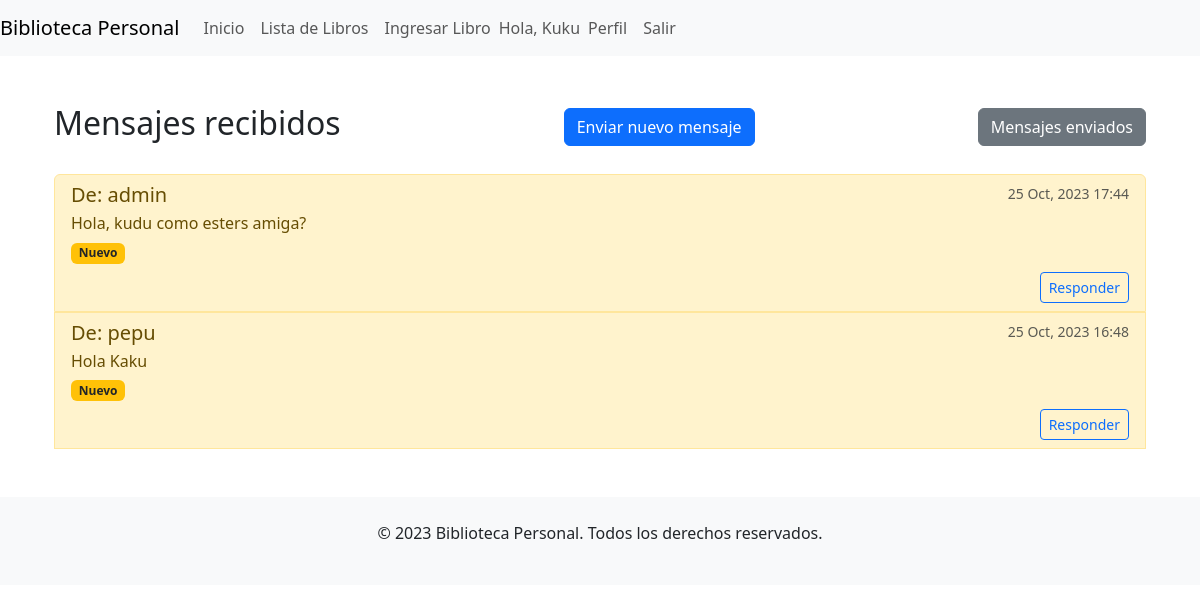
The app's page /mensajes/bandeja_entrada/ (signed in), older data.
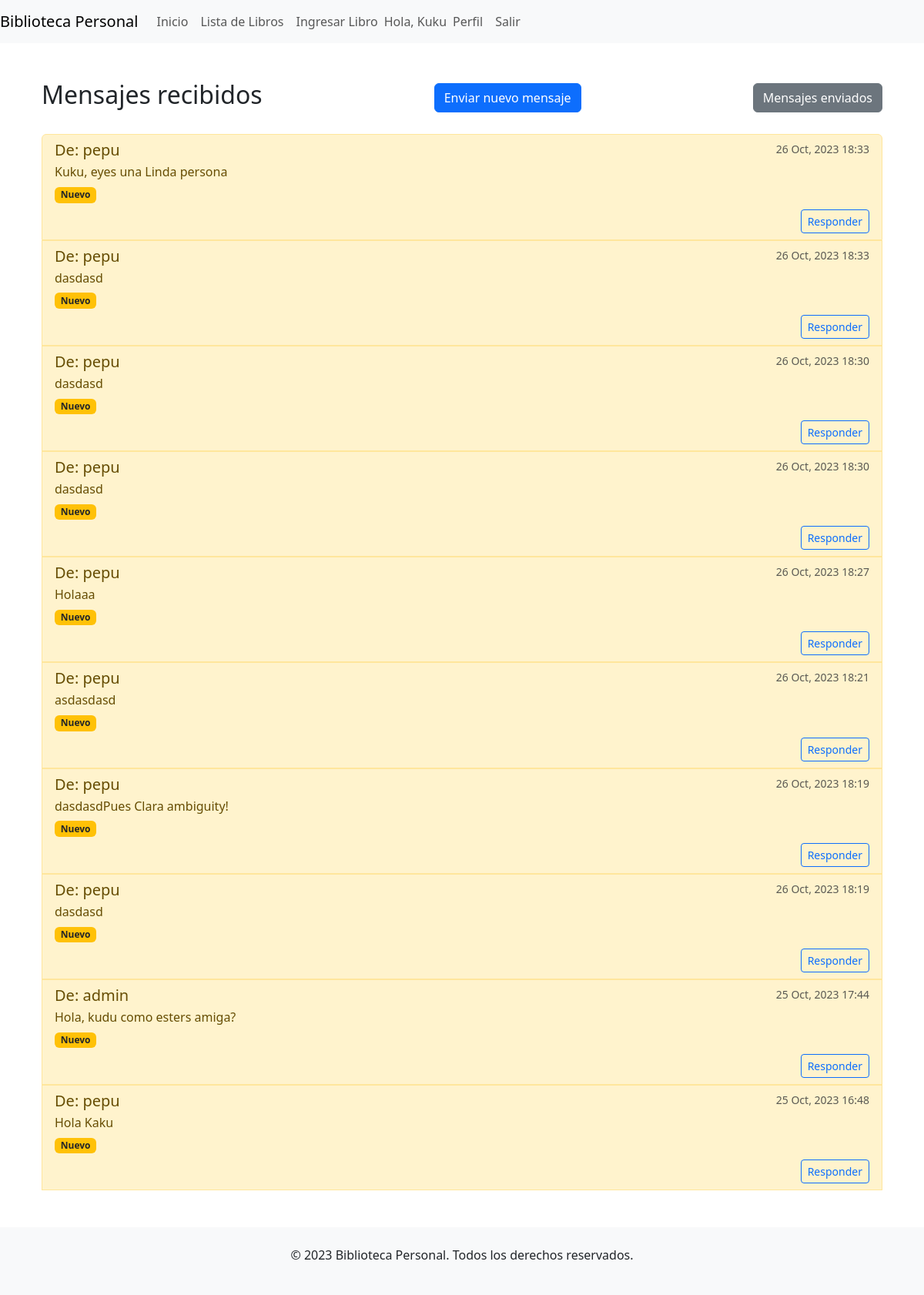
The same page, newer data.
### mensajeria/models.py (models this page shows, shortened)
class Mensaje(models.Model):
    emisor = models.ForeignKey(User, related_name='mensajes_enviados', on_delete=models.CASCADE)
    receptor = models.ForeignKey(User, related_name='mensajes_recibidos', on_delete=models.CASCADE)
    contenido = models.TextField()
    fecha_enviado = models.DateTimeField(auto_now_add=True)
    leido = models.BooleanField(default=False)
    mensaje_original = models.ForeignKey('self', null=True, blank=True, on_delete=models.SET_NULL, related_name='respuestas')

### mensajeria/views.py (the view)
# urls.py: path('bandeja_entrada/', views.bandeja_entrada, name='bandeja_entrada'),
@login_required
def bandeja_entrada(request):
    mensajes_recibidos = Mensaje.objects.filter(receptor=request.user).order_by('-fecha_enviado')
    form = MensajeForm()  # Añade esta línea para incluir el formulario
    return render(request, 'mensajeria/bandeja_entrada.html', {'mensajes': mensajes_recibidos, 'form': form})

### mensajeria/templates/mensajeria/bandeja_entrada.html (shortened to what this page needs)
{% extends "inicio/homepage.html" %} {% block content %}
<div class="container mt-5 mb-5">
  <div class="d-flex justify-content-between align-items-center">
    <h2>Mensajes recibidos</h2>
    <button
      type="button"
      class="btn btn-primary"
      data-bs-toggle="modal"
      data-bs-target="#enviarMensajeModal"
    >
      Enviar nuevo mensaje
    </button>
<a href="{% url 'mensajes_enviados' %}" class="btn btn-secondary">
  Mensajes enviados
</a>
  </div>
  {% if mensajes %}
  <ul class="list-group mt-4">
    {% for mensaje in mensajes %}
    <li
      class="list-group-item {% if not mensaje.leido %}list-group-item-warning{% endif %}"
    >
      <div class="d-flex w-100 justify-content-between">
        <h5 class="mb-1">De: {{ mensaje.emisor.username }}</h5>
        <small class="text-muted"
          >{{ mensaje.fecha_enviado|date:"d M, Y H:i" }}</small
        >
      </div>
      <p class="mb-1">{{ mensaje.contenido|truncatewords:20 }}</p>
      {% if not mensaje.leido %}
      <span class="badge bg-warning text-dark">Nuevo</span>
      {% endif %}
      <div class="mt-2 d-flex justify-content-end">
        {% if mensaje.emisor %}
        <button
          type="button"
          class="btn btn-sm btn-outline-primary"
          data-bs-toggle="modal"
          data-bs-target="#responderMensajeModal-{{ mensaje.id }}"
        >
          Responder
        </button>
        {% else %}
        <small class="text-muted"
          >El usuario no existe o ha desactivado su cuenta.</small
        >
        {% endif %}
      </div>
    </li>
    {% endfor %}
  </ul>
  {% else %}
  <div class="alert alert-info mt-3">Todavía no tienes ningún mensaje.</div>
  {% endif %}
</div>
 {% endblock %}

Row changes from the older to the newer data that the page shows:
added Mensaje: emisor.username "pepu", fecha_enviado "26 Oct, 2023 18:33", contenido "Kuku, eyes una Linda persona", leido "Nuevo"
added Mensaje: emisor.username "pepu", fecha_enviado "26 Oct, 2023 18:33", contenido "dasdasd", leido "Nuevo"
added Mensaje: emisor.username "pepu", fecha_enviado "26 Oct, 2023 18:30", contenido "dasdasd", leido "Nuevo"
added Mensaje: emisor.username "pepu", fecha_enviado "26 Oct, 2023 18:30", contenido "dasdasd", leido "Nuevo"
added Mensaje: emisor.username "pepu", fecha_enviado "26 Oct, 2023 18:27", contenido "Holaaa", leido "Nuevo"
added Mensaje: emisor.username "pepu", fecha_enviado "26 Oct, 2023 18:21", contenido "asdasdasd", leido "Nuevo"
added Mensaje: emisor.username "pepu", fecha_enviado "26 Oct, 2023 18:19", contenido "dasdasdPues Clara ambiguity!", leido "Nuevo"
added Mensaje: emisor.username "pepu", fecha_enviado "26 Oct, 2023 18:19", contenido "dasdasd", leido "Nuevo"
